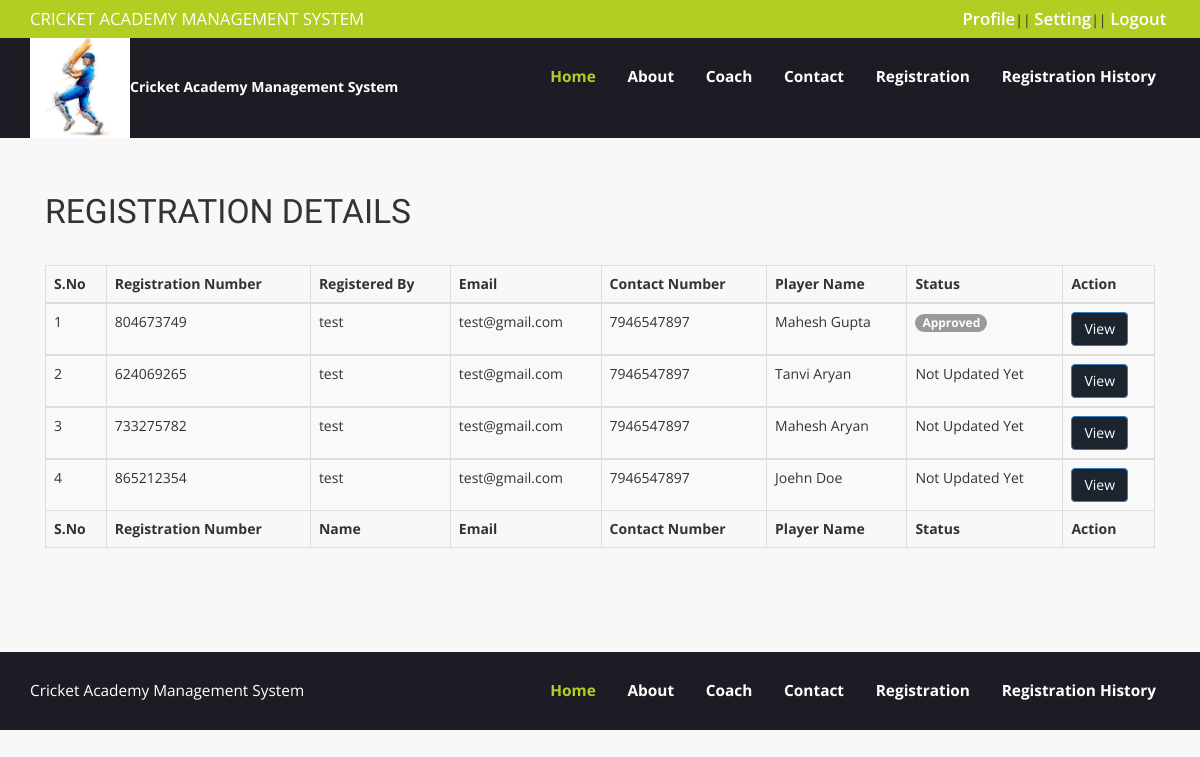
Page /cricketams/registration-history.php (signed in) on the committed database.
### tables this page shows
CREATE TABLE `tblregistration` (
  `ID` int(5) NOT NULL,
  `UserID` int(5) DEFAULT NULL,
  `Duration` int(5) DEFAULT NULL,
  `RegistrationNumber` int(10) DEFAULT NULL,
  `Category` varchar(250) DEFAULT NULL,
  `PlayerName` varchar(250) DEFAULT NULL,
  `Nationality` varchar(250) DEFAULT NULL,
  `FatherName` varchar(250) DEFAULT NULL,
  `MotherName` varchar(250) DEFAULT NULL,
  `DateofBirth` date DEFAULT NULL,
  `Sex` varchar(50) DEFAULT NULL,
  `GuardianMobilenumber` bigint(10) DEFAULT NULL,
  `Residentlandlinenumber` bigint(10) DEFAULT NULL,
  `Emailid` varchar(250) DEFAULT NULL,
  `Height` int(5) DEFAULT NULL,
  `ResidentAddress` mediumtext DEFAULT NULL,
  `District` varchar(250) DEFAULT NULL,
  `State` varchar(250) DEFAULT NULL,
  `Pincode` int(10) DEFAULT NULL,
  `Weight` int(5) DEFAULT NULL,
  `Tshirtsize` varchar(45) DEFAULT NULL,
  `Level` varchar(50) DEFAULT NULL,
  `BowlingArm` varchar(50) DEFAULT NULL,
  `BowlingPace` varchar(50) DEFAULT NULL,
  `WicketKeeping` varchar(50) DEFAULT NULL,
  `Batting` varchar(50) DEFAULT NULL,
  `FirstPreference` varchar(50) DEFAULT NULL,
  `CaptancyExperience` varchar(50) DEFAULT NULL,
  `Photo` varchar(250) DEFAULT NULL,
  `RegistrationDate` timestamp NULL DEFAULT current_timestamp(),
  `Remark` varchar(250) DEFAULT NULL,
  `Status` varchar(250) DEFAULT NULL,
  `UpdationDate` timestamp NULL DEFAULT NULL ON UPDATE current_timestamp()
);

CREATE TABLE `tbluser` (
  `ID` int(10) NOT NULL,
  `FullName` varchar(250) DEFAULT NULL,
  `UserName` varchar(250) DEFAULT NULL,
  `MobileNumber` bigint(20) DEFAULT NULL,
  `Email` varchar(250) DEFAULT NULL,
  `Password` varchar(250) DEFAULT NULL,
  `RegDate` timestamp NULL DEFAULT current_timestamp()
);

### cricketams/registration-history.php (the view, shortened to what this page needs)
<?php
include('includes/dbconnection.php');
if (strlen($_SESSION['uuid']==0)) {
  header('location:logout.php');
  } else{
  ?>
<!DOCTYPE html>
<html>
<head>
<link href="css/bootstrap.css" rel="stylesheet" type="text/css" media="all" />
<link href="css/style.css" rel="stylesheet" type="text/css" media="all" />
</head>
<body>
	<div class="header">
	<?php include_once('includes/header.php');?>
		<div class="container">
			<div class="contact">
			<div class="col-md-12 send-contact">
			<h4>Registration Details</h4>
			<table id="example1" class="table table-bordered table-striped">
                  <thead>
                  <tr>
                    <th>S.No</th>
                    <th>Registration Number</th>
                    <th>Registered By</th>
                    <th>Email</th>
                    <th>Contact Number</th>
                    <th>Player Name</th>
                    <th>Status</th>
                    <th>Action</th>
                  </tr>
                  </thead>
                  <tbody>
                    <?php
                    $uid=$_SESSION['uuid'];
$sql="SELECT tbluser.ID, tbluser.FullName,tbluser.UserName,tbluser.MobileNumber,tbluser.Email,tblregistration.ID as rid,tblregistration.UserID,tblregistration.RegistrationNumber,tblregistration.PlayerName,tblregistration.Status from tblregistration join tbluser on tbluser.ID=tblregistration.UserID where tblregistration.UserID=:uid";
$query = $dbh -> prepare($sql);
$query->bindParam(':uid',$uid,PDO::PARAM_STR);
$query->execute();
$results=$query->fetchAll(PDO::FETCH_OBJ);
$cnt=1;
if($query->rowCount() > 0)
{
foreach($results as $row)
{               ?>
                  <tr>
                    <td><?php echo htmlentities($cnt);?></td>
                    <td><?php  echo htmlentities($row->RegistrationNumber);?></td>
                    <td><?php  echo htmlentities($row->FullName);?>
                    </td>
                    <td><?php  echo htmlentities($row->Email);?></td>
                    <td> <?php  echo htmlentities($row->MobileNumber);?></td>
                    <td> <?php  echo htmlentities($row->PlayerName);?></td>
                    <?php if($row->Status==""){ ?>
                     <td><?php echo "Not Updated Yet"; ?></td>
<?php } else { ?>
                                        <td>
                                            <span class="badge badge-primary"><?php  echo htmlentities($row->Status);?></span>
                                        </td>
<?php } ?>
                    <td><a href="view-registration-detail.php?regno=<?php echo htmlentities ($row->RegistrationNumber);?>" class="btn btn-primary">View</a></td>
                  </tr>
                  </tbody><?php $cnt=$cnt+1;}} ?>
                  <tfoot>
                 <tr>
                    <th>S.No</th>
                    <th>Registration Number</th>
                    <th>Name</th>
                    <th>Email</th>
                    <th>Contact Number</th>
                    <th>Player Name</th>
                    <th>Status</th>
                    <th>Action</th>
                  </tr>
                  </tfoot>
                </table>
		 </div>
</div>
</div>
<?php include_once('includes/footer.php');?>
		</body>
		</html><?php }  ?>

### cricketams/css/style.css (style rules this page uses)
body { background:#f8f8f8; font-family: 'Open Sans', sans-serif; }
body a { transition: 0.5s all; -webkit-transition: 0.5s all; -o-transition: 0.5s all; -moz-transition: 0.5s all; -ms-transition: 0.5s all; }
.send-contact h4 { margin:0 0 1em; font-size:2.4em; font-family: 'Passion One', cursive; text-transform:uppercase; }
.contact { padding: 4em 0 6em; }

### rows in the picture
tblregistration: RegistrationNumber "804673749", UserID.FullName "test", UserID.Email "test@gmail.com", UserID.MobileNumber "7946547897", PlayerName "Mahesh Gupta", Status "Approved"
tblregistration: RegistrationNumber "624069265", UserID.FullName "test", UserID.Email "test@gmail.com", UserID.MobileNumber "7946547897", PlayerName "Tanvi Aryan", shows "Not Updated Yet"
tblregistration: RegistrationNumber "733275782", UserID.FullName "test", UserID.Email "test@gmail.com", UserID.MobileNumber "7946547897", PlayerName "Mahesh Aryan", shows "Not Updated Yet"
tblregistration: RegistrationNumber "865212354", UserID.FullName "test", UserID.Email "test@gmail.com", UserID.MobileNumber "7946547897", PlayerName "Joehn Doe", shows "Not Updated Yet"
